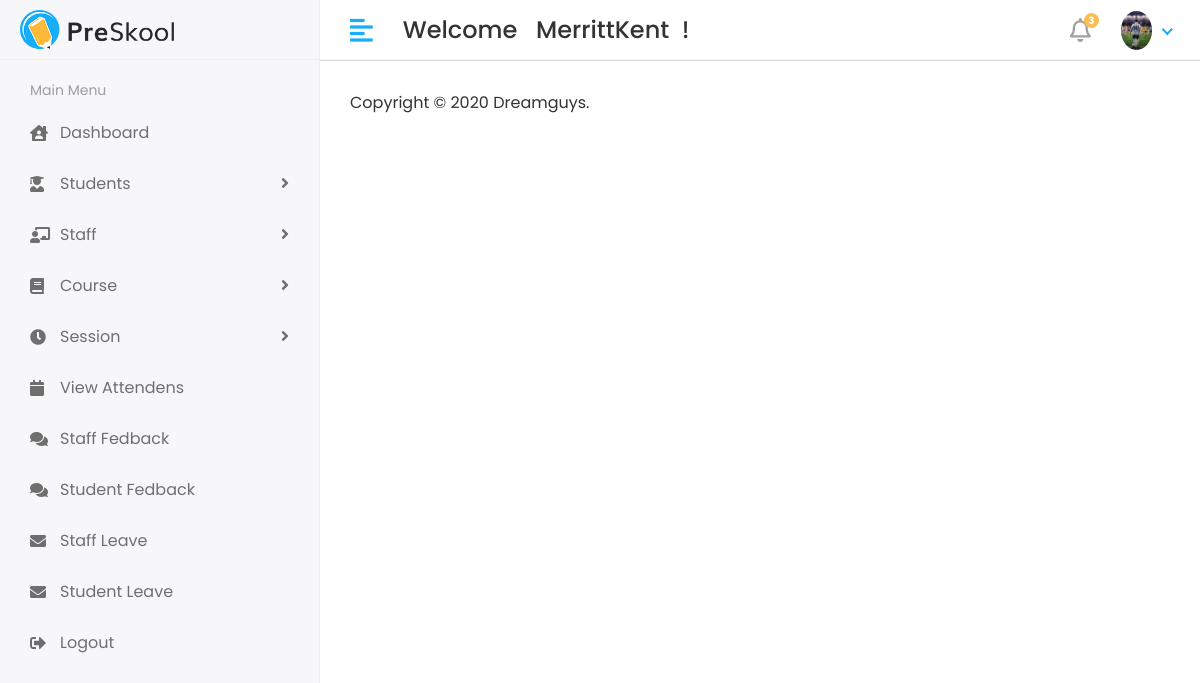
The page /base/ (signed in) on the database its author committed.
### app/models.py (models this page shows)
class CustomUser(AbstractUser):
    USER = (
        (1,'HOD'),
        (2,'STAFF'),
        (3,'STUDENT'),
    )
    user_type = models.CharField(choices=USER, max_length=50, default=1)
    profile_pic = models.ImageField(upload_to='media/profile_pic')

### student_management_system/views.py (the view)
# urls.py: path('base/', views.BASE, name='base'),
def BASE(request):
    return render (request, 'base.html')

### templates/base.html (shortened to what this page needs)
{% load static %}
<!DOCTYPE html>
<html lang="en">
   <head>
      <link rel="stylesheet" href="{% static 'assets/plugins/bootstrap/css/bootstrap.min.css' %}">
      <link rel="stylesheet" href="{% static 'assets/plugins/fontawesome/css/fontawesome.min.css' %}">
      <link rel="stylesheet" href="{% static 'assets/plugins/fontawesome/css/all.min.css' %}">
      <link rel="stylesheet" href="{% static 'assets/css/style.css' %}">
   </head>
   <body>
    <div class="main-wrapper">
        {% include 'includes/header.html' %}
            {% include 'includes/sidebar.html' %}
    <div class="page-wrapper">
        {% include 'includes/footer.html' %}
      </div>
   </div>
   </body>
</html>

### templates/includes/header.html (shortened to what this page needs)
{% load static %}
<div class="header">
    <div class="header-left">
       <a href="index.html" class="logo">
       <img src="{% static 'assets/img/logo.png' %}" alt="Logo">
       </a>
    </div>
    <a href="javascript:void(0);" id="toggle_btn">
    <i class="fas fa-align-left"></i>
    </a>
    <div class="top-nav-search mt-3">
       <h4 ><storng>Welcome</storg>&nbsp; &nbsp;<span>{{user.first_name}}{{user.last_name}} &nbsp;!</span></h4>
    </div>
    <ul class="nav user-menu">
       <li class="nav-item dropdown noti-dropdown">
          <a href="#" class="dropdown-toggle nav-link" data-toggle="dropdown">
          <i class="far fa-bell"></i> <span class="badge badge-pill">3</span>
          </a>
       </li>
       <li class="nav-item dropdown has-arrow">
          <a href="#" class="dropdown-toggle nav-link" data-toggle="dropdown">
          <span class="user-img"><img class="rounded-circle" src="/{{user.profile_pic}}" width="31" alt="Ryan Taylor"></span>
          </a>
       </li>
    </ul>
 </div>

### static/assets/css/style.css (style rules this page uses)
html { height: 100%; }
body { background-color: #fff; color: #333; font-family: 'Poppins', sans-serif; font-size: 1rem; height: 100%; line-height: 1.5; overflow-x: hidden; }
h1, h2, h3, h4, h5, h6 { font-family: 'Poppins', sans-serif; margin-top: 0; }
a { color: #009ce7; }
input, button, a { transition: all 0.4s ease; -moz-transition: all 0.4s ease; -o-transition: all 0.4s ease; -ms-transition: all 0.4s ease; -webkit-transition: all 0.4s ease; }
ul, ol { padding: 0px; list-style: none; }
.header { background-color: #fff; border-bottom: 1px solid #f3f3f4; left: 0; position: fixed; right: 0; top: 0; z-index: 1001; height: 60px; }
.header .header-left { float: left; height: 60px; padding: 0 20px; position: relative; width: 320px; z-index: 1; transition: all 0.2s ease-in-out; background-color: #f7f7fa; border-bottom: 1px solid #efefef; border-right: 1px solid #ececf5; display: flex; align-items: center; }
.header .header-left .logo { display: inline-block; line-height: 60px; }
.header .header-left .logo img { max-height: 40px; width: auto; }
.header .dropdown-toggle:after { display: none; }
.header .has-arrow .dropdown-toggle:after { border-top: 0; border-left: 0; border-bottom: 2px solid #18aefa; border-right: 2px solid #18aefa; content: ''; height: 8px; display: inline-block; pointer-events: none; -webkit-transform-origin: 66% 66%; -ms-transform-origin: 66% 66%; transform-origin: 66% 66%; -webkit-transform: rotate(45deg); -ms-transform: rotate(45deg); transform: rotate(45deg); -webkit-transition: all 0.15s ease-in-out; transition: all 0.15s ease-in-out; width: 8px; vertical-align: 0px; }
.user-menu { float: right; margin: 0; position: relative; z-index: 99; padding-right: 15px; }
.user-menu.nav > li > a { color: #a0a0a0; font-size: 14px; line-height: 58px; padding: 0 15px; height: 60px; }
.user-img { margin-right: 3px; position: relative; }
.top-nav-search { float: left; margin-left: 15px; }
.main-wrapper { width: 100%; height: 100vh; min-height: 100vh; }
.page-wrapper { margin-left: 320px; padding-top: 60px; position: relative; transition: all 0.4s ease; }
.user-menu.nav > li > a .badge { background-color: #FFBC53; display: block; font-size: 10px; font-weight: bold; height: 15px; width: 15px; position: absolute; right: 7px; top: 13px; color: #fff; padding: 3px; }
.user-menu.nav > li > a > i { font-size: 1.5rem; line-height: 60px; }
@media (min-width: 992px) { #toggle_btn { align-items: center; color: #18aefa; display: inline-flex; float: left; font-size: 26px; height: 60px; justify-content: center; margin-left: 15px; padding: 0 15px; } }

### rows shown on the page
CustomUser: first_name "Merritt", last_name "Kent", profile_pic (picture)
